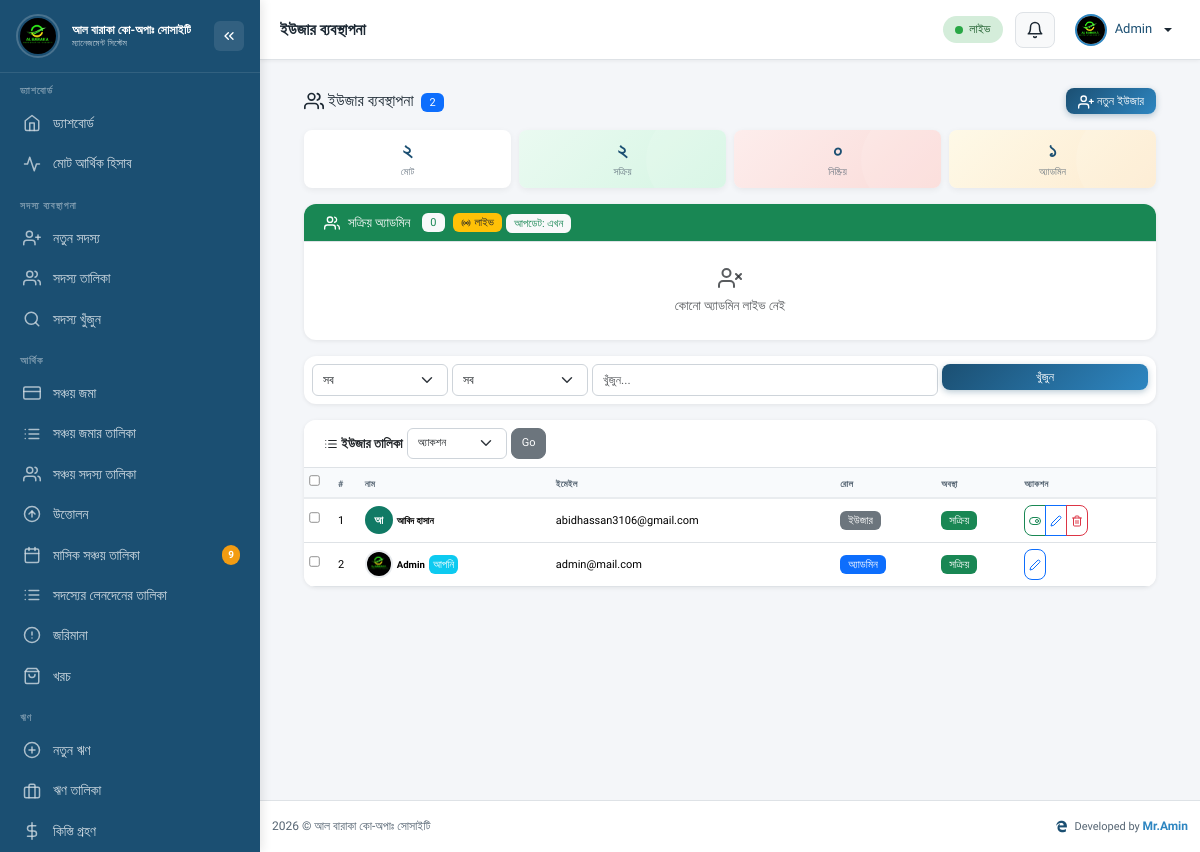
The page /admin/users.php (signed in) on the database its author committed.
### tables this page shows
CREATE TABLE `users` (
  `id` int(11) NOT NULL,
  `name` varchar(100) NOT NULL,
  `email` varchar(100) NOT NULL,
  `phone` varchar(20) DEFAULT NULL,
  `profile_photo` varchar(255) DEFAULT NULL,
  `profile_photo_updated_at` timestamp NULL DEFAULT NULL,
  `password` varchar(255) NOT NULL,
  `role` enum('super_admin','admin','staff') NOT NULL DEFAULT 'staff',
  `is_active` tinyint(1) NOT NULL DEFAULT 1,
  `last_login` datetime DEFAULT NULL,
  `remember_token` varchar(100) DEFAULT NULL,
  `created_at` timestamp NOT NULL DEFAULT current_timestamp(),
  `updated_at` timestamp NOT NULL DEFAULT current_timestamp() ON UPDATE current_timestamp()
);

### admin/users.php (the view, shortened to what the rows shown need)
<?php
require_once __DIR__ . '/../includes/functions.php';
function getUserProfilePhoto($user) {
    if (!empty($user['profile_photo'])) {
        $photoPath = $user['profile_photo'];
        if (strpos($photoPath, 'http') !== 0) {
            $protocol = isset($_SERVER['HTTPS']) && $_SERVER['HTTPS'] === 'on' ? 'https://' : 'http://';
            $host = $_SERVER['HTTP_HOST'];
            return $protocol . $host . $photoPath;
        }
        return $photoPath;
    }
    return null;
}
try {
    $conn = conn();
    $sql = "SELECT id, name, email, phone, profile_photo, role, is_active, created_at, last_login
            FROM users
            WHERE 1=1";
    $params = [];
    $types = "";
    $sql .= " ORDER BY created_at DESC";
    $users = [];
    if (!empty($params)) {
        $stmt = $conn->prepare($sql);
        $stmt->bind_param($types, ...$params);
        $stmt->execute();
        $result = $stmt->get_result();
        while ($row = $result->fetch_assoc()) {
            $row['photo_url'] = getUserProfilePhoto($row);
            $users[] = $row;
        }
    } else {
        $result = $conn->query($sql);
        while ($row = $result->fetch_assoc()) {
            $row['photo_url'] = getUserProfilePhoto($row);
            $users[] = $row;
        }
    }
} catch (Exception $e) {
    $error = 'ডেটা লোড করতে ব্যর্থ হয়েছে: ' . $e->getMessage();
    $users = [];
    $activeAdmins = [];
}
require_once __DIR__ . '/../includes/header.php';
?>
<div class="container-fluid px-2 px-md-4" style="max-height: 100vh; overflow-y: auto; padding-bottom: 80px;">
    <div class="card">
        <div class="table-responsive">
            <form method="POST" id="bulkForm">
                <table class="table table-hover mb-0" id="usersTable">
                    <thead>
                        <tr>
                            <th width="30">
                                <input type="checkbox" id="selectAll" onchange="toggleAllCheckboxes(this)" style="transform: scale(0.8);">
                            </th>
                            <th>#</th>
                            <th>নাম</th>
                            <th class="d-none d-sm-table-cell">ইমেইল</th>
                            <th class="d-none d-md-table-cell">রোল</th>
                            <th>অবস্থা</th>
                            <th>অ্যাকশন</th>
                        </tr>
                    </thead>
                    <tbody>
                        <?php if (empty($users)): ?>
                        <tr>
                            <td colspan="7" class="text-center text-muted py-3 small">
                                <i data-feather="users" style="width:24px;height:24px;display:block;margin:0 auto 5px"></i>
                                কোনো ইউজার নেই
                            </td>
                        </tr>
                        <?php else: ?>
                        <?php foreach ($users as $index => $user): ?>
                        <tr>
                            <td>
                                <input type="checkbox" class="user-checkbox" name="selected_ids[]" value="<?= $user['id'] ?>" style="transform: scale(0.8);">
                            </td>
                            <td class="small"><?= $index + 1 ?></td>
                            <td>
                                <div class="d-flex align-items-center gap-1">
                                    <?php if (!empty($user['photo_url'])): ?>
                                    <img src="<?= htmlspecialchars($user['photo_url']) ?>"
                                         alt="<?= clean($user['name']) ?>"
                                         class="user-avatar-img"
                                         onerror="this.style.display='none'; this.parentElement.querySelector('.user-avatar').style.display='flex';">
                                    <?php else: ?>
                                    <div class="user-avatar" style="background:<?= getColor($user['name']) ?>">
                                        <?= mb_substr($user['name'], 0, 1) ?>
                                    </div>
                                    <?php endif; ?>
                                    <span class="small fw-semibold"><?= clean($user['name']) ?></span>
                                    <?php if ($user['id'] == $_SESSION['admin_id']): ?>
                                    <span class="badge bg-info small px-1">আপনি</span>
                                    <?php endif; ?>
                                </div>
                            </td>
                            <td class="d-none d-sm-table-cell small"><?= clean($user['email']) ?></td>
                            <td class="d-none d-md-table-cell">
                                <?php if ($user['role'] === 'admin'): ?>
                                    <span class="badge bg-primary small px-2">অ্যাডমিন</span>
                                <?php else: ?>
                                    <span class="badge bg-secondary small px-2">ইউজার</span>
                                <?php endif; ?>
                            </td>
                            <td>
                                <?php if ($user['is_active']): ?>
                                    <span class="badge bg-success small px-2">সক্রিয়</span>
                                <?php else: ?>
                                    <span class="badge bg-danger small px-2">নিষ্ক্রিয়</span>
                                <?php endif; ?>
                            </td>
                            <td>
                                <div class="btn-group btn-group-sm">
                                    <?php if ($user['id'] != $_SESSION['admin_id']): ?>
                                    <a href="?toggle_status=<?= $user['id'] ?>&current_status=<?= $user['is_active'] ?>"
                                       class="btn btn-outline-<?= $user['is_active'] ? 'success' : 'secondary' ?> p-1"
                                       title="<?= $user['is_active'] ? 'নিষ্ক্রিয়' : 'সক্রিয়' ?>"
                                       onclick="return confirm('<?= $user['is_active'] ? 'নিষ্ক্রিয়' : 'সক্রিয়' ?> করতে চান?')">
                                        <i data-feather="<?= $user['is_active'] ? 'toggle-right' : 'toggle-left' ?>" style="width:12px;height:12px"></i>
                                    </a>
                                    <?php endif; ?>
                                    <a href="?edit=<?= $user['id'] ?>" class="btn btn-outline-primary p-1"
                                       data-bs-toggle="modal" data-bs-target="#userModal"
                                       onclick="editUser(<?= $user['id'] ?>, '<?= addslashes($user['name']) ?>', '<?= addslashes($user['email']) ?>', '<?= addslashes($user['phone'] ?? '') ?>', '<?= $user['role'] ?>', <?= $user['is_active'] ?>, '<?= addslashes($user['photo_url'] ?? '') ?>')">
                                        <i data-feather="edit-2" style="width:12px;height:12px"></i>
                                    </a>
                                    <?php if ($user['id'] != $_SESSION['admin_id']): ?>
                                    <a href="?delete=<?= $user['id'] ?>" class="btn btn-outline-danger p-1"
                                       onclick="return confirm('ডিলিট করতে চান?')">
                                        <i data-feather="trash-2" style="width:12px;height:12px"></i>
                                    </a>
                                    <?php endif; ?>
                                </div>
                            </td>
                        </tr>
                        <?php endforeach; ?>
                        <?php endif; ?>
                    </tbody>
                </table>
            </form>
        </div>
    </div>
</div>
<?php
function getColor($name) {
    $colors = ['#1B4F72', '#2E86C1', '#117A65', '#C0392B', '#8E44AD', '#D35400', '#27AE60', '#2980B9'];
    return $colors[abs(crc32($name)) % count($colors)];
}
require_once __DIR__ . '/../includes/footer.php';
?>

### includes/header.php (shortened to what the rows shown need)
<?php
$admin = getCurrentAdmin();
$profilePhotoUrl = null;
if (!empty($admin['profile_photo'])) {
    $photoPath = $admin['profile_photo'];
    if (strpos($photoPath, 'http') !== 0) {
        $protocol = isset($_SERVER['HTTPS']) && $_SERVER['HTTPS'] === 'on' ? 'https://' : 'http://';
        $host = $_SERVER['HTTP_HOST'];
        $profilePhotoUrl = $protocol . $host . $photoPath;
    } else {
        $profilePhotoUrl = $photoPath;
    }
}
?>
<!DOCTYPE html>
<html lang="bn">
<head>
  <link href="https://cdn.jsdelivr.net/npm/bootstrap@5.3.2/dist/css/bootstrap.min.css" rel="stylesheet">
  <link rel="stylesheet" href="https://cdn.jsdelivr.net/npm/@fortawesome/fontawesome-free@6/css/all.min.css">
</head>
<body>
<header class="topbar">
  <div class="topbar-right">
    <div class="dropdown">
      <button class="dropdown-toggle" data-bs-toggle="dropdown" title="প্রোফাইল">
        <?php if (!empty($profilePhotoUrl)): ?>
          <img src="<?= htmlspecialchars($profilePhotoUrl) ?>"
               alt="Profile"
               class="profile-avatar-img"
               onerror="this.style.display='none'; this.parentElement.querySelector('.profile-avatar-placeholder').style.display='flex';">
        <?php else: ?>
          <span class="profile-avatar-placeholder">
            <?= mb_substr($admin['name'] ?? 'A', 0, 1) ?>
          </span>
        <?php endif; ?>
        <span class="admin-name"><?= clean($admin['name'] ?? 'অ্যাডমিন') ?></span>
      </button>
    </div>
  </div>
</header>
</body>
</html>

### rows shown on the page
users: profile_photo (picture), name "Admin", shows "আপনি", email "admin@mail.com", role "অ্যাডমিন", is_active "সক্রিয়"
users: name "আ", name "আবিদ হাসান", email "abidhassan3106@gmail.com", role "ইউজার", is_active "সক্রিয়"

### other values the page prints
$somity_name "আল বারাকা কো-অপাঃ সোসাইটি"
$pendingDues "9"
$pageTitle "ইউজার ব্যবস্থাপনা"
$totalUsers "2"
toBengaliNumber($totalUsers) "২"
toBengaliNumber($activeUsers) "২"
toBengaliNumber($inactiveUsers) "০"
toBengaliNumber($adminCount) "১"
date ('Y') "2026"
